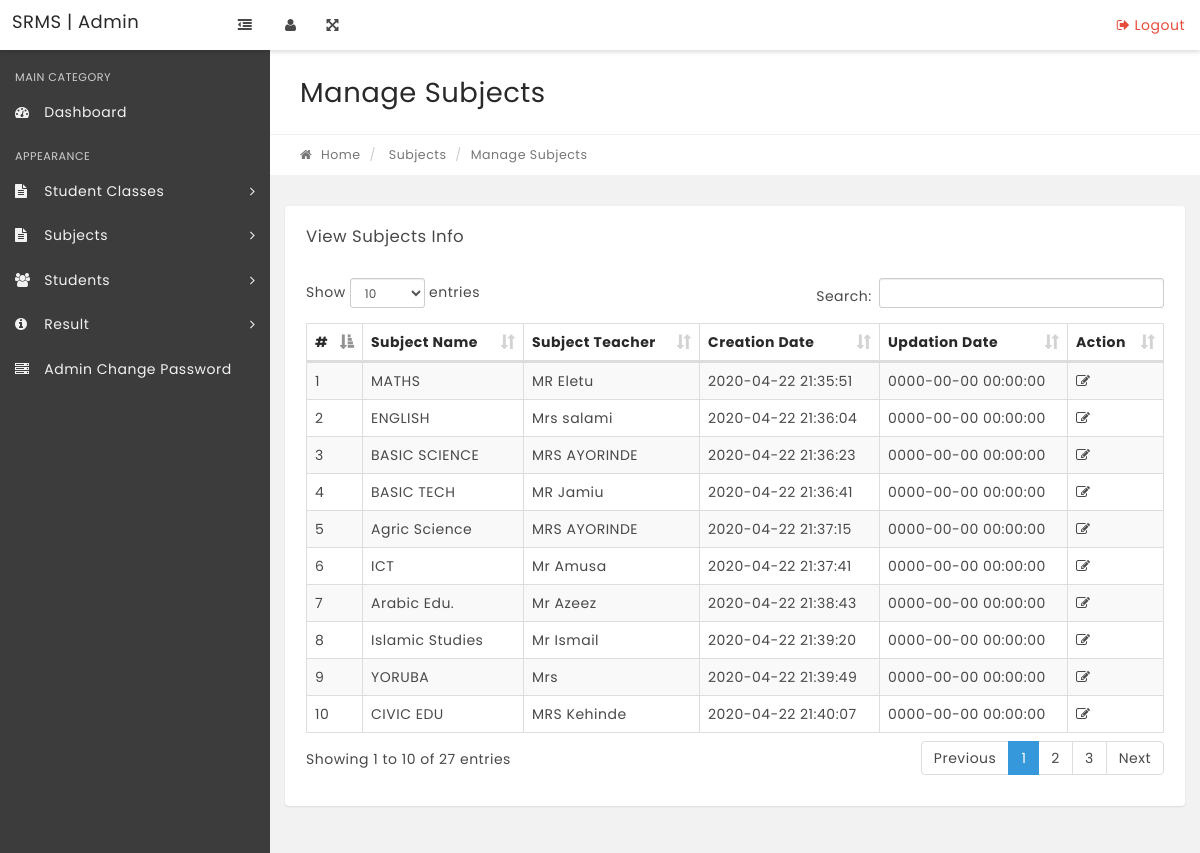
Page /manage-subjects.php on the committed database.
### tables this page shows
CREATE TABLE IF NOT EXISTS `tblsubjects` (
  `id` int(11) NOT NULL AUTO_INCREMENT,
  `SubjectName` varchar(100) NOT NULL,
  `SubjectTeacher` varchar(100) NOT NULL,
  `Creationdate` timestamp NOT NULL DEFAULT CURRENT_TIMESTAMP,
  `UpdationDate` timestamp NOT NULL DEFAULT '0000-00-00 00:00:00' ON UPDATE CURRENT_TIMESTAMP,
  PRIMARY KEY (`id`)
);

### manage-subjects.php (the view, shortened to what this page needs)
<?php
include('includes/config.php');
if(strlen($_SESSION['alogin'])=="")
    {
    header("Location: index.php");
    }
    else{
?>
<!DOCTYPE html>
<html lang="en">
    <head>
        <link rel="stylesheet" href="css/bootstrap.min.css" media="screen" >
        <link rel="stylesheet" href="css/font-awesome.min.css" media="screen" >
        <link rel="stylesheet" href="css/animate-css/animate.min.css" media="screen" >
        <link rel="stylesheet" href="css/lobipanel/lobipanel.min.css" media="screen" >
        <link rel="stylesheet" href="css/prism/prism.css" media="screen" >
        <link rel="stylesheet" type="text/css" href="js/DataTables/datatables.min.css"/>
        <link rel="stylesheet" href="css/main.css" media="screen" >
    </head>
    <body class="top-navbar-fixed">
        <div class="main-wrapper">
   <?php include('includes/topbar.php');?>
            <div class="content-wrapper">
                <div class="content-container">
<?php include('includes/leftbar.php');?>
                    <div class="main-page">
                        <div class="container-fluid">
                            <div class="row page-title-div">
                                <div class="col-md-6">
                                    <h2 class="title">Manage Subjects</h2>
                                </div>
                            </div>
                            <div class="row breadcrumb-div">
                                <div class="col-md-6">
                                    <ul class="breadcrumb">
            							<li><a href="dashboard.php"><i class="fa fa-home"></i> Home</a></li>
                                        <li> Subjects</li>
            							<li class="active">Manage Subjects</li>
            						</ul>
                                </div>
                            </div>
                        </div>
                        <section class="section">
                            <div class="container-fluid">
                                <div class="row">
                                    <div class="col-md-12">
                                        <div class="panel">
                                            <div class="panel-heading">
                                                <div class="panel-title">
                                                    <h5>View Subjects Info</h5>
                                                </div>
                                            </div>
                                            <div class="panel-body p-20">
                                                <table id="example" class="display table table-striped table-bordered" cellspacing="0" width="100%">
                                                    <thead>
                                                        <tr>
                                                            <th>#</th>
                                                            <th>Subject Name</th>
                                                            <th>Subject Teacher</th>
                                                            <th>Creation Date</th>
                                                            <th>Updation Date</th>
                                                            <th>Action</th>
                                                        </tr>
                                                    </thead>
                                                    <tbody>
<?php $sql = "SELECT * from tblsubjects";
$query = $dbh->prepare($sql);
$query->execute();
$results=$query->fetchAll(PDO::FETCH_OBJ);
$cnt=1;
if($query->rowCount() > 0)
{
foreach($results as $result)
{   ?>
<tr>
 <td><?php echo htmlentities($cnt);?></td>
                                                            <td><?php echo htmlentities($result->SubjectName);?></td>
                                                            <td><?php echo htmlentities($result->SubjectTeacher);?></td>
                                                            <td><?php echo htmlentities($result->Creationdate);?></td>
                                                            <td><?php echo htmlentities($result->UpdationDate);?></td>
<td>
<a href="edit-subject.php?subjectid=<?php echo htmlentities($result->id);?>"><i class="fa fa-edit" title="Edit Record"></i> </a>
</td>
</tr>
<?php $cnt=$cnt+1;}} ?>
                                                    </tbody>
                                                </table>
                                            </div>
                                        </div>
                                    </div>
                                                </div>
                                            </div>
                                        </div>
                                    </div>
                                </div>
                            </div>
    </body>
</html>
<?php } ?>

### rows in the picture
tblsubjects: SubjectName "MATHS", SubjectTeacher "MR Eletu", Creationdate "2020-04-22 21:35:51", UpdationDate "0000-00-00 00:00:00"
tblsubjects: SubjectName "ENGLISH", SubjectTeacher "Mrs salami", Creationdate "2020-04-22 21:36:04", UpdationDate "0000-00-00 00:00:00"
tblsubjects: SubjectName "BASIC SCIENCE", SubjectTeacher "MRS AYORINDE", Creationdate "2020-04-22 21:36:23", UpdationDate "0000-00-00 00:00:00"
tblsubjects: SubjectName "BASIC TECH", SubjectTeacher "MR Jamiu", Creationdate "2020-04-22 21:36:41", UpdationDate "0000-00-00 00:00:00"
tblsubjects: SubjectName "Agric Science", SubjectTeacher "MRS AYORINDE", Creationdate "2020-04-22 21:37:15", UpdationDate "0000-00-00 00:00:00"
tblsubjects: SubjectName "ICT", SubjectTeacher "Mr Amusa", Creationdate "2020-04-22 21:37:41", UpdationDate "0000-00-00 00:00:00"
tblsubjects: SubjectName "Arabic Edu.", SubjectTeacher "Mr Azeez", Creationdate "2020-04-22 21:38:43", UpdationDate "0000-00-00 00:00:00"
tblsubjects: SubjectName "Islamic Studies", SubjectTeacher "Mr Ismail", Creationdate "2020-04-22 21:39:20", UpdationDate "0000-00-00 00:00:00"
tblsubjects: SubjectName "YORUBA", SubjectTeacher "Mrs", Creationdate "2020-04-22 21:39:49", UpdationDate "0000-00-00 00:00:00"
tblsubjects: SubjectName "CIVIC EDU", SubjectTeacher "MRS Kehinde", Creationdate "2020-04-22 21:40:07", UpdationDate "0000-00-00 00:00:00"
